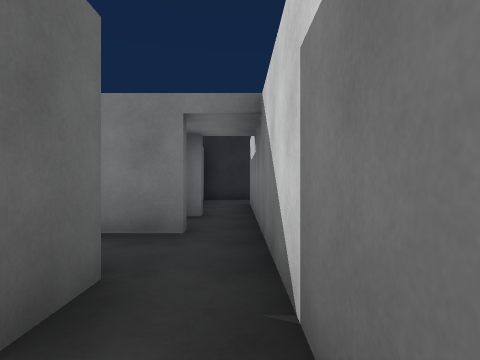
View 1 (above)

24 first-person views from a walk through a scene from a Unity 3-D project. The camera is 1.3 m above the floor, looks level and sees 75° across. The floor is counted in squares, 2 m on a side. Each view is taken from the middle of a square. On the plan, view 1 faces up. The plan holds only what a view shows up to about 10 squares ahead; the rest is blank. The player is left out. Some animated figures are not drawn. Door leaves are left out, so doorways stand open.

View 2
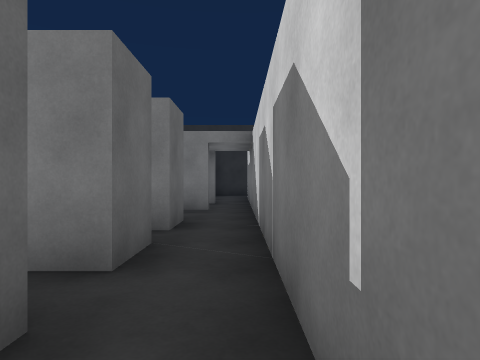

View 3
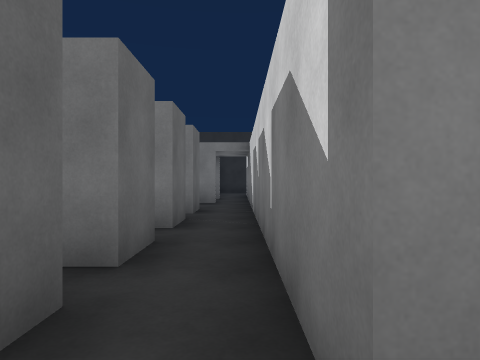

View 4
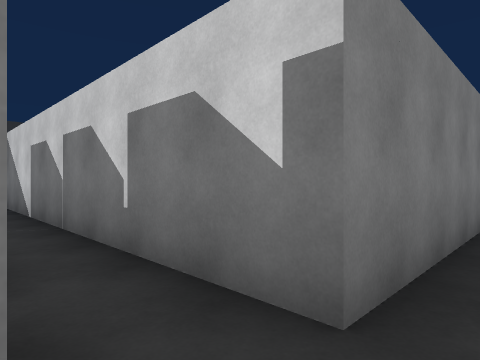

View 5
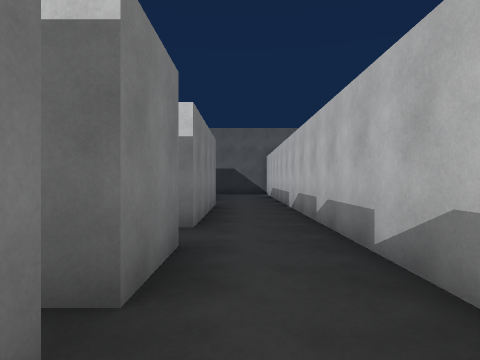

View 6
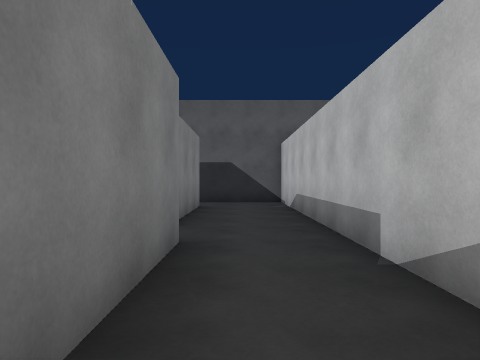

View 7
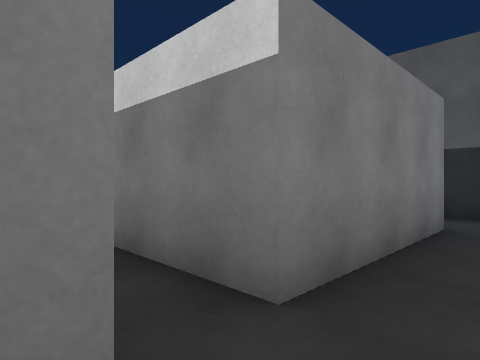

View 8
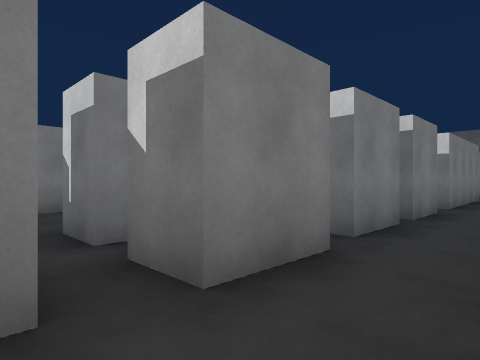

View 9
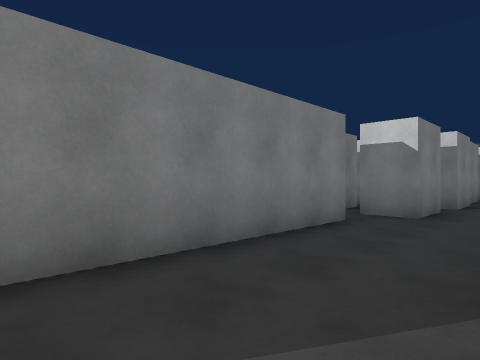

View 10
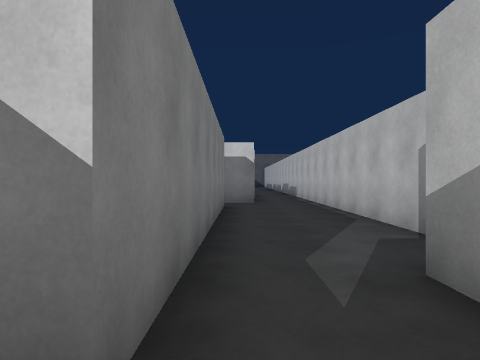

View 11
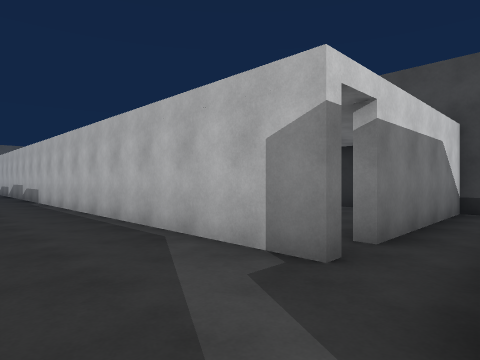

View 12
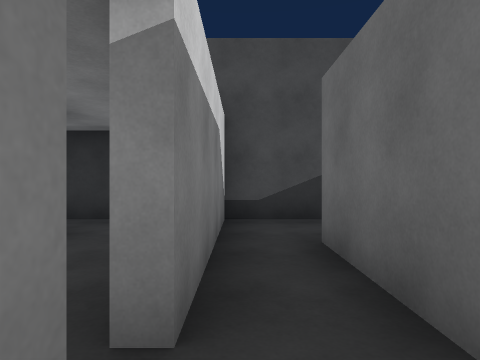

View 13
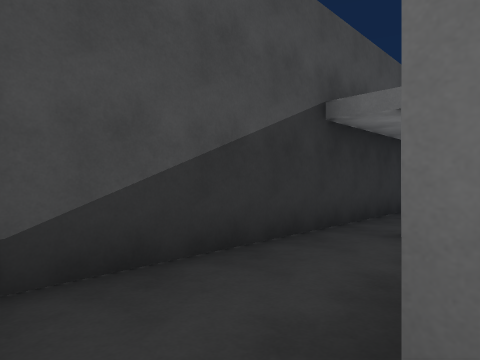

View 14
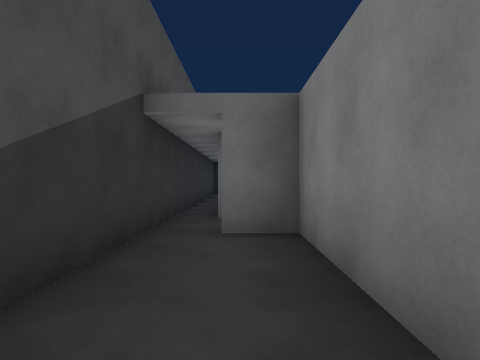

View 15
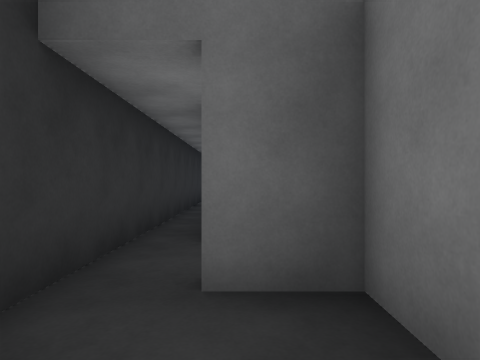

View 16
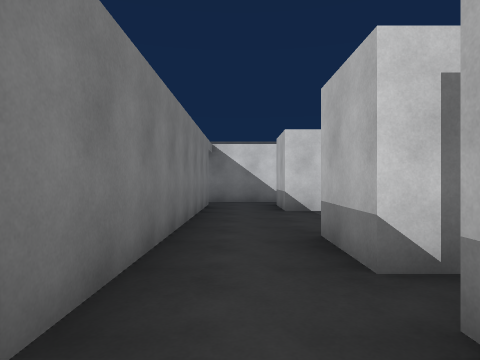

View 17
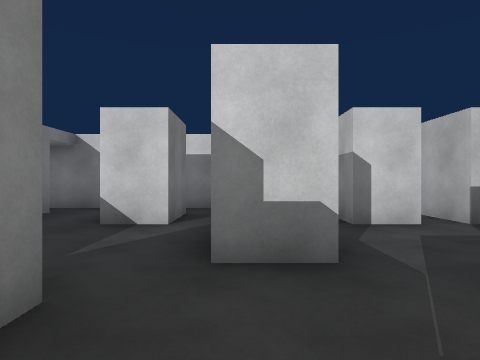

View 18
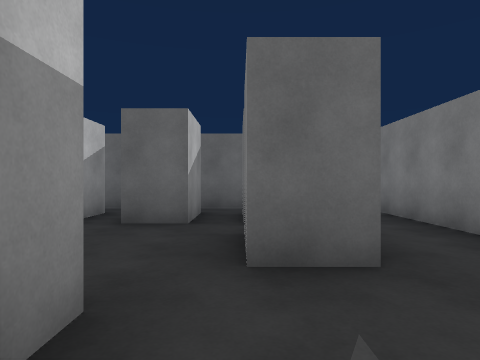

View 19
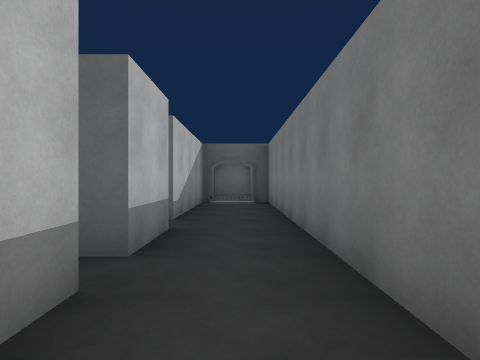

View 20
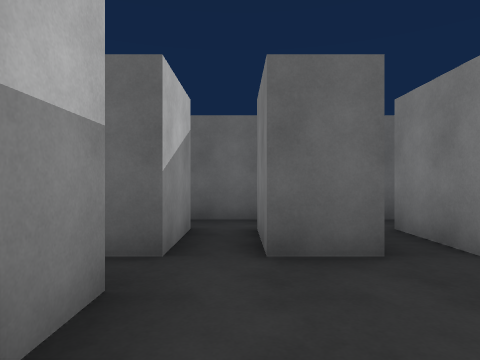

View 21
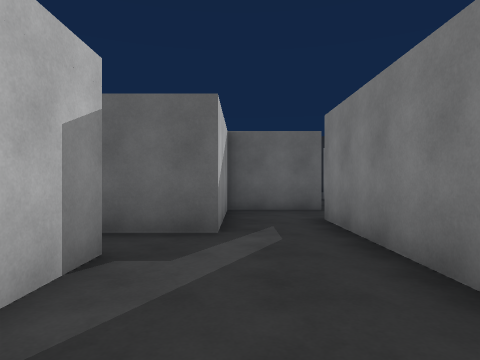

View 22
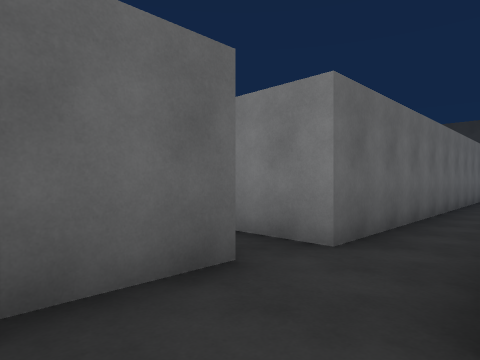

View 23
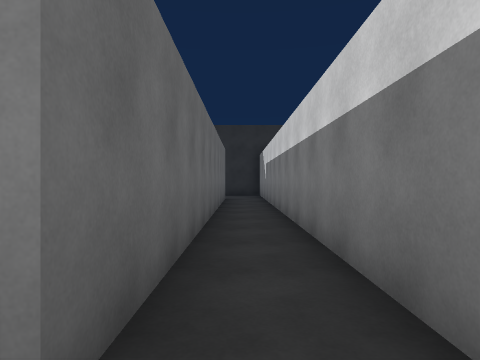

View 24
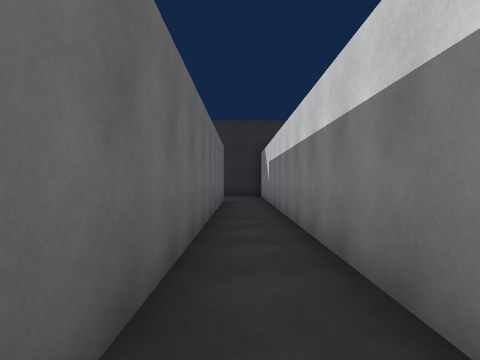

### Floor plan
Points are (right, up) in squares from view 1. A wall is a line through its corners. A room is listed if a view was taken in it or the views show most of it. See-through windows are left out.
Room 1 (view 1)
walls: (-0.9, 0.2) (-0.9, -0.8); (-0.9, 2.1) (-0.9, 1.1); (0.3, -1.4) (0.3, 4)
ways out: opening at (0, -2) to room 2; opening at (-1.5, -1) to room 6; opening at (-1.5, 3) to room 6; open door at (-0.7, 4.3)
Room 2 (view 2)
walls: (0.3, -3.4) (0.3, -1.4); (-0.9, -1.6) (-0.9, -2.7) (-1.4, -2.7); (-2.4, -3.4) (-0.9, -3.4)
ways out: opening at (0, -2) to room 1; opening at (0, -4) to room 3; opening at (-1.5, -3) to room 6
Room 3 (views 3, 4, 5, 6, 7)
walls: (4.4, -4.4) (0.3, -4.4) (0.3, -3.4); (-0.9, -4.4) (-2.4, -4.4); (-0.9, -3.4) (-0.9, -3.9); (5.3, -4) (5.3, -1.9); (-2.5, -6.2) (5.5, -6.2); (-3, -4.4) (-4.5, -4.4)
ways out: opening at (0, -4) to room 2; opening at (-4, -5) to room 6; gap at (-3, -4) to room 6; opening at (6, -5); open door at (3, -4)
Room 4 (views 8, 9, 10, 11, 12, 21, 22, 23, 24)
walls: (-14.8, -6.2) (-7.4, -6.2); (-10.1, -3.6) (-17.2, -3.6) (-17.2, 7.8); (-18.8, -3.1) (-18.8, -5.3) (-15.9, -5.3) (-15.9, -6.9); (-7.6, -4.4) (-9.2, -4.4) (-9.2, -3.4); (-7.6, -2.7) (-8.2, -2.7); (-18.5, 7.6) (-18.5, -2.2)
ways out: open door at (-14.5, -7) to room 5; opening at (-8.5, -3) to room 6; opening at (-8, -5) to room 6; opening at (-10, -2) to room 7; opening at (-18, 7)
Room 5 (views 13, 14, 15)
walls: (-15.9, -6.9) (-15.9, -9.3) (-18.8, -9.3) (-18.8, -10.2); (-19, -11.2) (-14.7, -11.2) (-14.7, -7.1)
ways out: open door at (-14.5, -7) to room 4; open door at (-19, -10.5)
Room 6 (views 16, 17, 18, 19, 20)
walls: (-4.5, -0.9) (-4.5, 0.2) (-4, 0.2); (-6.8, 1.4) (-6.8, 2.1) (-5.3, 2.1) (-5.3, 1.1) (-6.5, 1.1); (-7.7, 0.2) (-7.7, -0.8) (-9.2, -0.8); (-2.4, 1.1) (-2.4, 2.1) (-0.9, 2.1); (-6.4, -2.7) (-6.8, -2.7) (-6.8, -1.8) (-6, -1.8); (-2.4, -2.8) (-2.4, -1.8) (-1.8, -1.8); (-0.9, -0.8) (-1.6, -0.8); (-4.5, -4.4) (-4.5, -4); (-5.2, -4.5) (-6.8, -4.5) (-6.8, -3.5); (-9.2, -1.8) (-7.7, -1.8) (-7.7, -2.2); (-9.2, 2.1) (-7.7, 2.1) (-7.7, 1.1); (-2.4, -4.4) (-2.4, -3.4); (-0.6, 3.8) (-9.5, 3.8); (-7.4, -6.2) (-4, -6.2)
ways out: opening at (-1.5, -1) to room 1; opening at (-1.5, 3) to room 1; opening at (-1.5, -3) to room 2; opening at (-4, -5) to room 3; gap at (-3, -4) to room 3; opening at (-8.5, -3) to room 4; opening at (-8, -5) to room 4; opening at (-8.5, -1) to room 7; opening at (-8.5, 3) to room 7; gap at (-3, 0)
Room 7 (no view inside)
walls: (-12.4, 2.1) (-10.2, 2.1) (-10.2, -2.1); (-9.5, 3.8) (-14.2, 3.8) (-14.2, 1.9)
ways out: opening at (-10, -2) to room 4; opening at (-8.5, -1) to room 6; opening at (-8.5, 3) to room 6

Positions as (right, up) in squares from view 1, and headings:
1: (0, 0), facing up
2: (0, -3), facing up
3: (0, -5), facing up
4: (-1, -5), facing up-right
5: (-4, -5), facing right
6: (1, -5), facing right
7: (4, -5), facing up-right
8: (-8, -6), facing up-right
9: (-15, -6), facing up-right
10: (-18, -4), facing right
11: (-16, -4), facing down-right
12: (-15, -6), facing down
13: (-15, -9), facing down-left
14: (-15, -10), facing left
15: (-17, -10), facing left
16: (-9, 3), facing right
17: (-7, 0), facing right
18: (-3, 1), facing left
19: (-5, 3), facing left
20: (-5, -1), facing left
21: (-12, -5), facing left
22: (-17, -5), facing up-left
23: (-18, -3), facing up
24: (-18, -2), facing up
